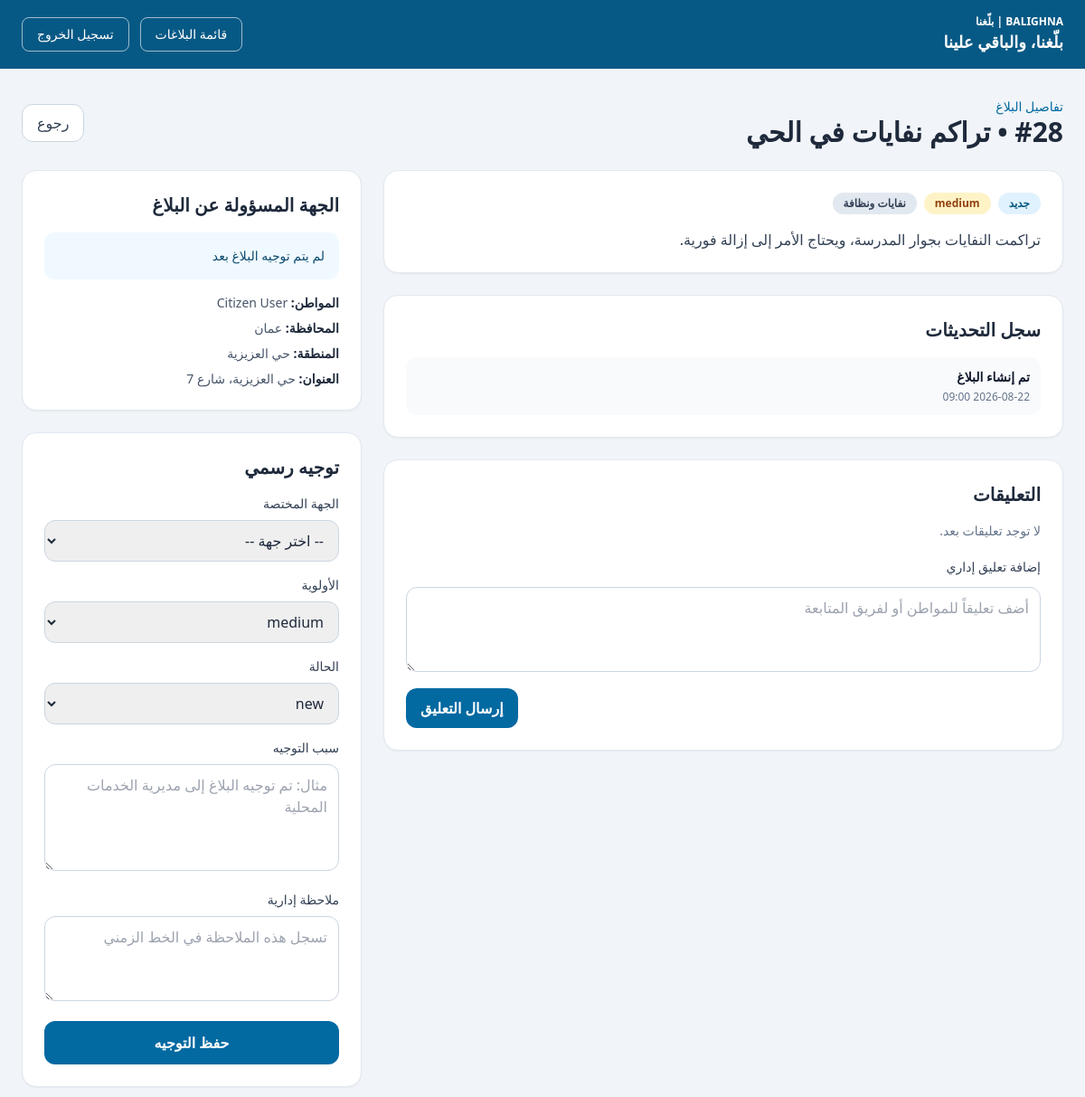
The page /admin/complaints/28 (signed in, upper part) on the database as committed earlier.
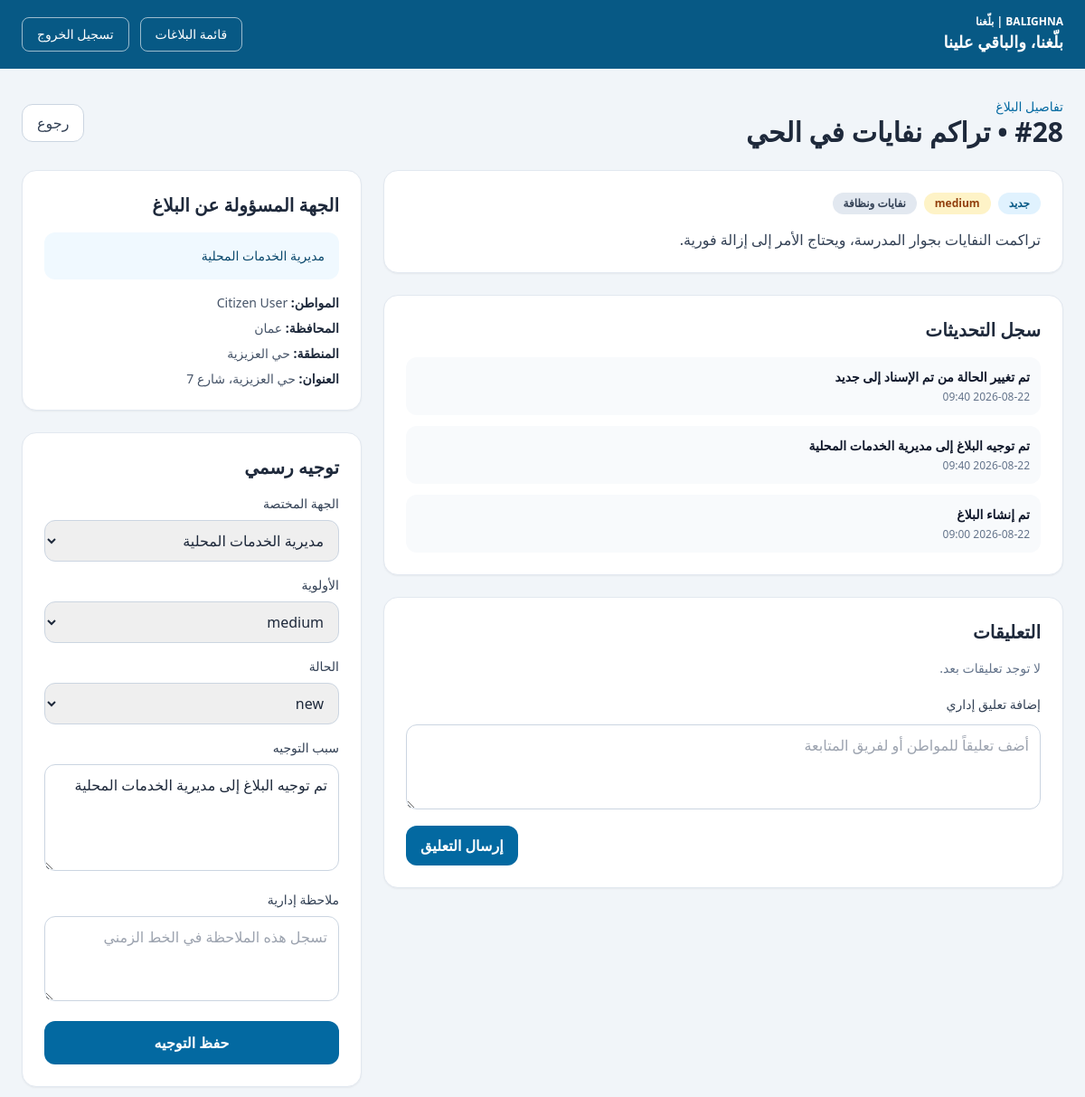
The same page on the database as committed later.
### app/models/complaint_update.py (models this page shows)
class ComplaintUpdate(Base):
    __tablename__ = "complaint_updates"
    id: Mapped[int] = mapped_column(primary_key=True, index=True)
    complaint_id: Mapped[int] = mapped_column(ForeignKey("complaints.id"), nullable=False)
    user_id: Mapped[int] = mapped_column(ForeignKey("users.id"), nullable=False)
    old_status: Mapped[str | None] = mapped_column(String(50), nullable=True)
    new_status: Mapped[str | None] = mapped_column(String(50), nullable=True)
    note: Mapped[str | None] = mapped_column(Text, nullable=True)
    created_at: Mapped[datetime] = mapped_column(DateTime(timezone=True), default=lambda: datetime.now(timezone.utc), nullable=False)
    complaint: Mapped["Complaint"] = relationship(back_populates="updates")
    user: Mapped["User"] = relationship(back_populates="complaint_updates")

### app/models/complaint.py (models this page shows)
class Complaint(Base):
    __tablename__ = "complaints"
    id: Mapped[int] = mapped_column(primary_key=True, index=True)
    user_id: Mapped[int] = mapped_column(ForeignKey("users.id"), nullable=False)
    category_id: Mapped[int | None] = mapped_column(ForeignKey("categories.id"), nullable=True)
    department_id: Mapped[int | None] = mapped_column(ForeignKey("departments.id"), nullable=True)
    title: Mapped[str] = mapped_column(String(255), nullable=False)
    description: Mapped[str] = mapped_column(Text, nullable=False)
    address: Mapped[str | None] = mapped_column(String(255), nullable=True)
    area: Mapped[str | None] = mapped_column(String(255), nullable=True)
    governorate: Mapped[str | None] = mapped_column(String(255), nullable=True)
    latitude: Mapped[float | None] = mapped_column(Float, nullable=True)
    longitude: Mapped[float | None] = mapped_column(Float, nullable=True)
    image_path: Mapped[str | None] = mapped_column(String(500), nullable=True)
    priority: Mapped[str] = mapped_column(String(50), default="medium", nullable=False)
    status: Mapped[str] = mapped_column(String(50), default="new", nullable=False)
    routing_reason: Mapped[str | None] = mapped_column(Text, nullable=True)
    routing_confidence: Mapped[float | None] = mapped_column(Float, nullable=True)
    assigned_at: Mapped[datetime | None] = mapped_column(DateTime(timezone=True), nullable=True)
    resolved_at: Mapped[datetime | None] = mapped_column(DateTime(timezone=True), nullable=True)
    created_at: Mapped[datetime] = mapped_column(DateTime(timezone=True), default=lambda: datetime.now(timezone.utc), nullable=False)
    updated_at: Mapped[datetime] = mapped_column(
        DateTime(timezone=True),
        default=lambda: datetime.now(timezone.utc),
        onupdate=lambda: datetime.now(timezone.utc),
        nullable=False,
    )
    user: Mapped["User"] = relationship(back_populates="complaints")
    category: Mapped["Category"] = relationship(back_populates="complaints")
    department: Mapped["Department"] = relationship(back_populates="complaints")
    comments: Mapped[list["Comment"]] = relationship(back_populates="complaint")
    updates: Mapped[list["ComplaintUpdate"]] = relationship(back_populates="complaint")

### app/models/department.py (models this page shows)
class Department(Base):
    __tablename__ = "departments"
    id: Mapped[int] = mapped_column(primary_key=True, index=True)
    name: Mapped[str] = mapped_column(String(255), nullable=False)
    slug: Mapped[str] = mapped_column(String(255), unique=True, index=True, nullable=False)
    description: Mapped[str] = mapped_column(Text, nullable=False)
    scope: Mapped[str] = mapped_column(String(50), nullable=False, default="directorate")
    created_at: Mapped[datetime] = mapped_column(DateTime(timezone=True), default=lambda: datetime.now(timezone.utc), nullable=False)
    updated_at: Mapped[datetime] = mapped_column(
        DateTime(timezone=True),
        default=lambda: datetime.now(timezone.utc),
        onupdate=lambda: datetime.now(timezone.utc),
        nullable=False,
    )
    complaints: Mapped[list["Complaint"]] = relationship(back_populates="department")

### app/routers/auth.py (the view)
@router.get("/admin/complaints/{complaint_id}")
async def admin_complaint_detail(
    request: Request,
    complaint_id: int,
    user: User = Depends(require_role("admin")),
    db: Session = Depends(get_db),
):
    complaint = db.scalar(
        select(Complaint)
        .options(selectinload(Complaint.user), *complaint_detail_options())
        .where(Complaint.id == complaint_id)
    )
    if complaint is None:
        raise HTTPException(status_code=status.HTTP_404_NOT_FOUND, detail="Complaint not found")
    complaint.updates = sorted(complaint.updates, key=lambda item: item.created_at, reverse=True)
    complaint.comments = sorted(complaint.comments, key=lambda item: item.created_at)
    departments = db.scalars(select(Department).order_by(Department.name.asc())).all()
    return templates.TemplateResponse(
        request,
        "admin_complaint_detail.html",
        {
            "title": f"تفاصيل البلاغ #{complaint.id}",
            "user": user,
            "slogan": settings.project_slogan,
            "complaint": complaint,
            "departments": departments,
            "status_labels": STATUS_LABELS,
        },
    )

### app/templates/admin_complaint_detail.html (shortened to what the changed rows need)
<!DOCTYPE html>
<html lang="ar" dir="rtl">
  <head>
    <script src="https://cdn.tailwindcss.com"></script>
  </head>
  <body class="bg-slate-100 text-slate-800" dir="rtl">
    <main class="mx-auto max-w-7xl px-6 py-8">
      <div class="mb-6 flex items-center justify-between">
        <div>
          <p class="text-sm text-sky-700">تفاصيل البلاغ</p>
          <h1 class="text-3xl font-bold">#{{ complaint.id }} • {{ complaint.title }}</h1>
        </div>
      </div>
      <div class="grid gap-6 lg:grid-cols-[2fr_1fr]">
        <div class="space-y-6">
          <div class="rounded-2xl border border-slate-200 bg-white p-6 shadow-sm">
            <div class="mb-4 flex flex-wrap gap-2">
              <span class="rounded-full bg-sky-100 px-3 py-1 text-xs font-semibold text-sky-800">{{ status_labels.get(complaint.status, complaint.status) }}</span>
              <span class="rounded-full bg-amber-100 px-3 py-1 text-xs font-semibold text-amber-800">{{ complaint.priority }}</span>
              {% if complaint.category %}<span class="rounded-full bg-slate-200 px-3 py-1 text-xs font-semibold text-slate-700">{{ complaint.category.name }}</span>{% endif %}
            </div>
            <p class="whitespace-pre-line text-slate-700">{{ complaint.description }}</p>
          </div>
          <div class="rounded-2xl border border-slate-200 bg-white p-6 shadow-sm">
            <h2 class="mb-4 text-xl font-bold">سجل التحديثات</h2>
            <ul class="space-y-3">
              {% for update in complaint.updates %}
              <li class="rounded-xl bg-slate-50 p-3 text-sm text-slate-700">
                <div class="font-semibold text-slate-900">{{ update.note or 'تم تحديث البلاغ' }}</div>
                <div class="mt-1 text-xs text-slate-500">{{ update.created_at.strftime('%Y-%m-%d %H:%M') }}</div>
              </li>
              {% else %}
              <li class="rounded-xl bg-slate-50 p-3 text-sm text-slate-600">لا توجد تحديثات بعد.</li>
              {% endfor %}
            </ul>
          </div>
          <div class="rounded-2xl border border-slate-200 bg-white p-6 shadow-sm">
            <h2 class="mb-4 text-xl font-bold">التعليقات</h2>
          </div>
        </div>
        <div class="space-y-6">
          <div class="rounded-2xl border border-slate-200 bg-white p-6 shadow-sm">
            <h2 class="mb-4 text-xl font-bold">الجهة المسؤولة عن البلاغ</h2>
            <div class="rounded-xl bg-sky-50 p-4 text-sm text-sky-900">
              {% if complaint.department %}
                {{ complaint.department.name }}
              {% else %}
                لم يتم توجيه البلاغ بعد
              {% endif %}
            </div>
            <div class="mt-4 text-sm text-slate-600">
              <div><span class="font-semibold text-slate-800">المواطن:</span> {{ complaint.user.name if complaint.user else 'غير معروف' }}</div>
              <div class="mt-2"><span class="font-semibold text-slate-800">المحافظة:</span> {{ complaint.governorate or 'غير محدد' }}</div>
              <div class="mt-2"><span class="font-semibold text-slate-800">المنطقة:</span> {{ complaint.area or 'غير محدد' }}</div>
              <div class="mt-2"><span class="font-semibold text-slate-800">العنوان:</span> {{ complaint.address or 'غير محدد' }}</div>
            </div>
          </div>
          <div class="rounded-2xl border border-slate-200 bg-white p-6 shadow-sm">
            <h2 class="mb-4 text-xl font-bold">توجيه رسمي</h2>
            <form method="post" action="/admin/complaints/{{ complaint.id }}" class="space-y-4">
              <div>
                <label class="mb-2 block text-sm font-medium text-slate-700">الجهة المختصة</label>
                <select name="department_id" class="w-full rounded-xl border border-slate-300 px-3 py-2.5">
                  <option value="">-- اختر جهة --</option>
                  {% for department in departments %}
                  <option value="{{ department.id }}" {% if complaint.department and complaint.department.id == department.id %}selected{% endif %}>{{ department.name }}</option>
                  {% endfor %}
                </select>
              </div>
              <div>
                <label class="mb-2 block text-sm font-medium text-slate-700">الأولوية</label>
                <select name="priority" class="w-full rounded-xl border border-slate-300 px-3 py-2.5">
                  <option value="medium" {% if complaint.priority == 'medium' %}selected{% endif %}>medium</option>
                </select>
              </div>
              <div>
                <label class="mb-2 block text-sm font-medium text-slate-700">الحالة</label>
                <select name="status_value" class="w-full rounded-xl border border-slate-300 px-3 py-2.5">
                  <option value="new" {% if complaint.status == 'new' %}selected{% endif %}>new</option>
                </select>
              </div>
              <div>
                <label class="mb-2 block text-sm font-medium text-slate-700">سبب التوجيه</label>
                <textarea name="routing_reason" rows="4" class="w-full rounded-xl border border-slate-300 px-3 py-2.5" placeholder="مثال: تم توجيه البلاغ إلى مديرية الخدمات المحلية">{{ complaint.routing_reason or '' }}</textarea>
              </div>
            </form>
          </div>
        </div>
      </div>
    </main>
  </body>
</html>

Rows that differ between the two databases and show on the page:
changed Complaint "تراكم نفايات في الحي": routing_reason (not shown) → "تم توجيه البلاغ إلى مديرية الخدمات المحلية"
added ComplaintUpdate: note "تم تغيير الحالة من تم الإسناد إلى جديد", created_at "2026-08-22 09:40"
added ComplaintUpdate: note "تم توجيه البلاغ إلى مديرية الخدمات المحلية", created_at "2026-08-22 09:40"
now on this page (row unchanged): Department: department.name "مديرية الخدمات المحلية"
Other text that changed with them:
form field department_id: "-- اختر جهة --" → "مديرية الخدمات المحلية"
text no longer shown: "لم يتم توجيه البلاغ بعد"
